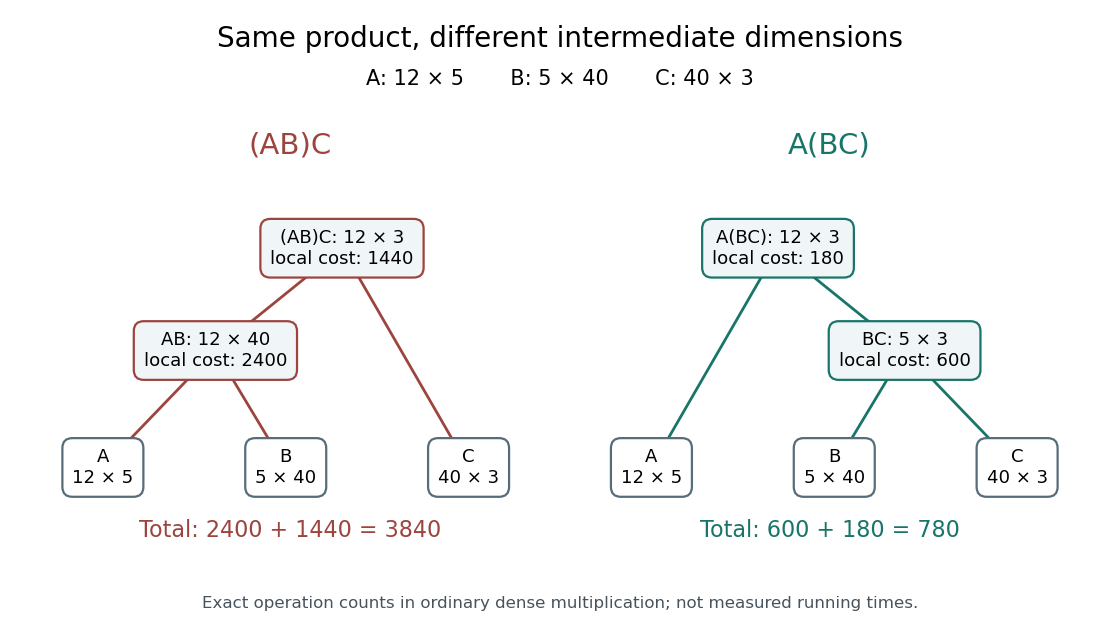

Source code (Python):
"""Draw an original dense matrix-chain cost example; emit PNG in the CWD.

Tested with Python 3.14, matplotlib 3.10.7; no external data.
"""

from pathlib import Path

import matplotlib.pyplot as plt


def main():
    fig, axes = plt.subplots(1, 2, figsize=(11.2, 6.3), dpi=100)
    fig.patch.set_facecolor("white")
    fig.suptitle("Same product, different intermediate dimensions", fontsize=20, y=0.96)
    fig.text(0.5, 0.865, "A: 12 × 5       B: 5 × 40       C: 40 × 3", ha="center", fontsize=15)
    colors = ["#9c443e", "#187569"]
    for ax, color in zip(axes, colors):
        ax.set_xlim(0, 1)
        ax.set_ylim(0, 1)
        ax.axis("off")

        def node(x, y, label, leaf=False):
            ax.text(x, y, label, ha="center", va="center", fontsize=13,
                    bbox=dict(boxstyle="round,pad=0.55", facecolor="white" if leaf else "#f0f5f7",
                              edgecolor="#566c79" if leaf else color, linewidth=1.6), zorder=3)

        def edge(start, end):
            ax.plot([start[0], end[0]], [start[1], end[1]], color=color, linewidth=2, zorder=1)

        if ax is axes[0]:
            root, intermediate = (0.61, 0.70), (0.34, 0.42)
            leaves = [(0.10, 0.10), (0.49, 0.10), (0.88, 0.10)]
            node(*root, "(AB)C: 12 × 3\nlocal cost: 1440")
            node(*intermediate, "AB: 12 × 40\nlocal cost: 2400")
            edge(root, intermediate)
            edge(root, leaves[2])
            edge(intermediate, leaves[0])
            edge(intermediate, leaves[1])
            ax.text(0.5, 0.96, "(AB)C", ha="center", fontsize=21, color=color)
            ax.text(0.5, -0.09, "Total: 2400 + 1440 = 3840", ha="center", fontsize=16, color=color)
        else:
            root, intermediate = (0.39, 0.70), (0.66, 0.42)
            leaves = [(0.12, 0.10), (0.51, 0.10), (0.90, 0.10)]
            node(*root, "A(BC): 12 × 3\nlocal cost: 180")
            node(*intermediate, "BC: 5 × 3\nlocal cost: 600")
            edge(root, leaves[0])
            edge(root, intermediate)
            edge(intermediate, leaves[1])
            edge(intermediate, leaves[2])
            ax.text(0.5, 0.96, "A(BC)", ha="center", fontsize=21, color=color)
            ax.text(0.5, -0.09, "Total: 600 + 180 = 780", ha="center", fontsize=16, color=color)
        for pos, label in zip(leaves, ["A\n12 × 5", "B\n5 × 40", "C\n40 × 3"]):
            node(*pos, label, leaf=True)

    fig.text(0.5, 0.035, "Exact operation counts in ordinary dense multiplication; not measured running times.",
             ha="center", fontsize=12, color="#47535c")
    fig.subplots_adjust(left=0.05, right=0.95, bottom=0.20, top=0.78, wspace=0.15)
    fig.savefig(Path.cwd() / (Path(__file__).stem + ".png"), facecolor="white", transparent=False)
    plt.close(fig)


if __name__ == "__main__":
    main()
